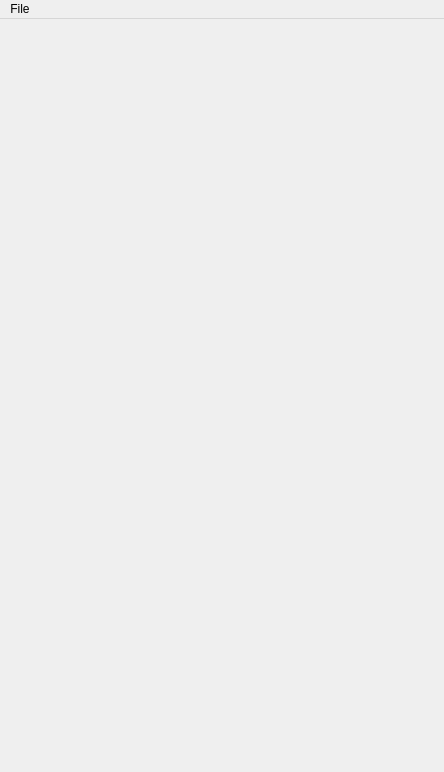
<?xml version="1.0" encoding="UTF-8"?>
<ui version="4.0">
 <class>MainWindow</class>
 <widget class="QMainWindow" name="MainWindow">
  <property name="geometry">
   <rect>
    <x>0</x>
    <y>0</y>
    <width>444</width>
    <height>772</height>
   </rect>
  </property>
  <property name="windowTitle">
   <string>MainWindow</string>
  </property>
  <widget class="QWidget" name="centralWidget">
   <layout class="QHBoxLayout" name="horizontalLayout_2">
    <item>
     <layout class="QHBoxLayout" name="layoutBox"/>
    </item>
   </layout>
  </widget>
  <widget class="QMenuBar" name="menuBar">
   <property name="geometry">
    <rect>
     <x>0</x>
     <y>0</y>
     <width>444</width>
     <height>22</height>
    </rect>
   </property>
   <property name="nativeMenuBar">
    <bool>false</bool>
   </property>
   <widget class="QMenu" name="menuOpen">
    <property name="title">
     <string>File</string>
    </property>
    <addaction name="actionOpen"/>
    <addaction name="actionSave"/>
    <addaction name="separator"/>
    <addaction name="actionExit"/>
   </widget>
   <addaction name="menuOpen"/>
  </widget>
  <action name="actionNew">
   <property name="text">
    <string>New</string>
   </property>
   <property name="shortcut">
    <string>Ctrl+N</string>
   </property>
  </action>
  <action name="actionOpen">
   <property name="text">
    <string>Open</string>
   </property>
   <property name="shortcut">
    <string>Ctrl+O</string>
   </property>
  </action>
  <action name="actionSave">
   <property name="text">
    <string>Save</string>
   </property>
   <property name="shortcut">
    <string>Ctrl+S</string>
   </property>
  </action>
  <action name="actionExit">
   <property name="text">
    <string>Exit</string>
   </property>
  </action>
 </widget>
 <layoutdefault spacing="6" margin="11"/>
 <resources/>
 <connections/>
</ui>
